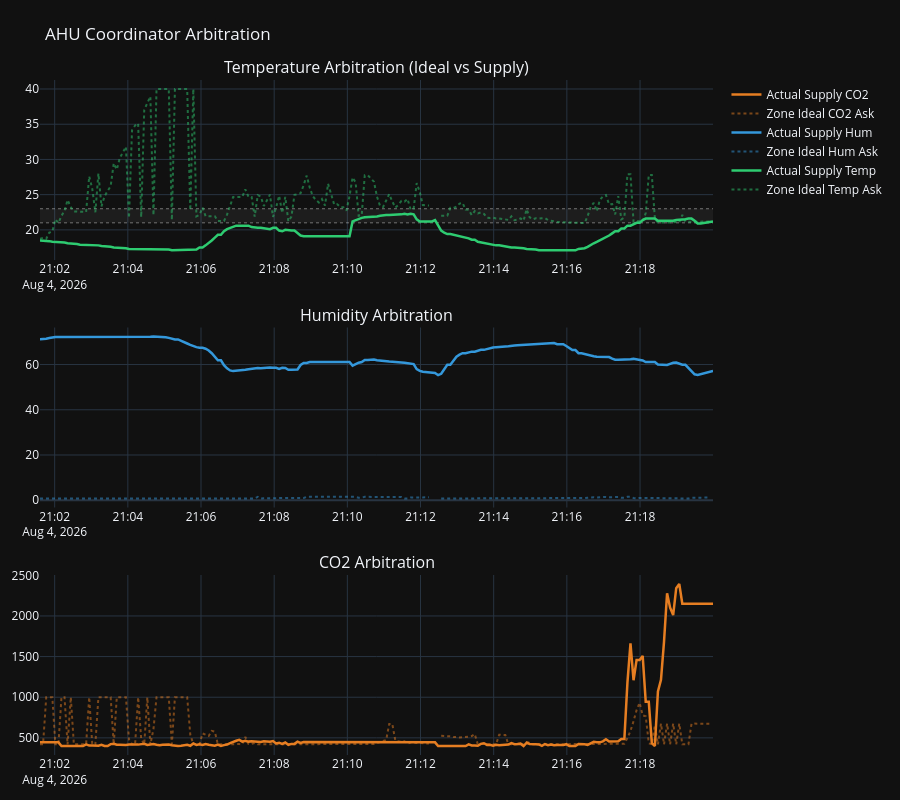

Notebook code for this chart:
### Code cell
# ==========================================
# View 2: AHU Coordinator
# ==========================================
fig2 = make_subplots(
    rows=3, cols=1,
    subplot_titles=["Temperature Arbitration (Ideal vs Supply)", "Humidity Arbitration", "CO2 Arbitration"],
    vertical_spacing=0.1
)

# 2.1 Temp
add_comfort_band(fig2, 1, 1, time_arr, T_MIN, T_MAX)
fig2.add_trace(go.Scatter(x=time_arr, y=df['zone_ideal_temp'], name="Zone Ideal Temp Ask", line=dict(color=hex_to_rgba(COLORS['Cool_SP'], 0.5), width=2, dash='dot')), row=1, col=1)
fig2.add_trace(go.Scatter(x=time_arr, y=df['supply_t'], name="Actual Supply Temp", line=dict(color=COLORS['Cool_SP'], width=2.5)), row=1, col=1)

# 2.2 Humidity
fig2.add_trace(go.Scatter(x=time_arr, y=df['zone_ideal_hum'] * 100 if df['zone_ideal_hum'].max() <= 1.0 else df['zone_ideal_hum'], name="Zone Ideal Hum Ask", line=dict(color=hex_to_rgba(COLORS['Hum'], 0.5), width=2, dash='dot')), row=2, col=1)
fig2.add_trace(go.Scatter(x=time_arr, y=df['supply_h'], name="Actual Supply Hum", line=dict(color=COLORS['Hum'], width=2.5)), row=2, col=1)

# 2.3 CO2
fig2.add_trace(go.Scatter(x=time_arr, y=df['zone_ideal_co2'], name="Zone Ideal CO2 Ask", line=dict(color=hex_to_rgba(COLORS['CO2'], 0.5), width=2, dash='dot')), row=3, col=1)
fig2.add_trace(go.Scatter(x=time_arr, y=df['supply_c'], name="Actual Supply CO2", line=dict(color=COLORS['CO2'], width=2.5)), row=3, col=1)

fig2.update_layout(
    height=800, template="plotly_dark", title_text="AHU Coordinator Arbitration",
    margin=dict(l=30, r=30, t=80, b=30),
)

fig2.show()

### Figure 1 — Plotly figure (JSON) as saved in the notebook; plotly's stock layout.template omitted (floating-point values rounded to 4 significant figures; data arrays with more than 128 entries replaced by an {"elided": "..."} marker saying what was removed)
{"data": [{"hoverinfo": "skip", "line": {"color": "rgba(255,255,255,0.4)", "dash": "dot", "width": 1}, "showlegend": false, "type": "scatter", "x": {"elided": "221 str values"}, "xaxis": "x", "y": {"elided": "221 int values"}, "yaxis": "y"}, {"fill": "tonexty", "fillcolor": "rgba(255,255,255,0.05)", "hoverinfo": "skip", "line": {"color": "rgba(255,255,255,0.4)", "dash": "dot", "width": 1}, "showlegend": false, "type": "scatter", "x": {"elided": "221 str values"}, "xaxis": "x", "y": {"elided": "221 int values"}, "yaxis": "y"}, {"line": {"color": "rgba(46, 204, 113, 0.5)", "dash": "dot", "width": 2}, "name": "Zone Ideal Temp Ask", "type": "scatter", "x": {"elided": "221 str values"}, "xaxis": "x", "y": {"elided": "221 float values"}, "yaxis": "y"}, {"line": {"color": "#2ecc71", "width": 2.5}, "name": "Actual Supply Temp", "type": "scatter", "x": {"elided": "221 str values"}, "xaxis": "x", "y": {"elided": "221 float values"}, "yaxis": "y"}, {"line": {"color": "rgba(52, 152, 219, 0.5)", "dash": "dot", "width": 2}, "name": "Zone Ideal Hum Ask", "type": "scatter", "x": {"elided": "221 str values"}, "xaxis": "x2", "y": {"elided": "221 float values"}, "yaxis": "y2"}, {"line": {"color": "#3498db", "width": 2.5}, "name": "Actual Supply Hum", "type": "scatter", "x": {"elided": "221 str values"}, "xaxis": "x2", "y": {"elided": "221 float values"}, "yaxis": "y2"}, {"line": {"color": "rgba(230, 126, 34, 0.5)", "dash": "dot", "width": 2}, "name": "Zone Ideal CO2 Ask", "type": "scatter", "x": {"elided": "221 str values"}, "xaxis": "x3", "y": {"elided": "221 float values"}, "yaxis": "y3"}, {"line": {"color": "#e67e22", "width": 2.5}, "name": "Actual Supply CO2", "type": "scatter", "x": {"elided": "221 str values"}, "xaxis": "x3", "y": {"elided": "221 float values"}, "yaxis": "y3"}], "layout": {"annotations": [{"font": {"size": 16}, "showarrow": false, "text": "Temperature Arbitration (Ideal vs Supply)", "x": 0.5, "xanchor": "center", "xref": "paper", "y": 1, "yanchor": "bottom", "yref": "paper"}, {"font": {"size": 16}, "showarrow": false, "text": "Humidity Arbitration", "x": 0.5, "xanchor": "center", "xref": "paper", "y": 0.6333, "yanchor": "bottom", "yref": "paper"}, {"font": {"size": 16}, "showarrow": false, "text": "CO2 Arbitration", "x": 0.5, "xanchor": "center", "xref": "paper", "y": 0.2667, "yanchor": "bottom", "yref": "paper"}], "height": 800, "margin": {"b": 30, "l": 30, "r": 30, "t": 80}, "title": {"text": "AHU Coordinator Arbitration"}, "xaxis": {"anchor": "y", "domain": [0, 1]}, "xaxis2": {"anchor": "y2", "domain": [0, 1]}, "xaxis3": {"anchor": "y3", "domain": [0, 1]}, "yaxis": {"anchor": "x", "domain": [0.7333, 1]}, "yaxis2": {"anchor": "x2", "domain": [0.3667, 0.6333]}, "yaxis3": {"anchor": "x3", "domain": [0, 0.2667]}}}
